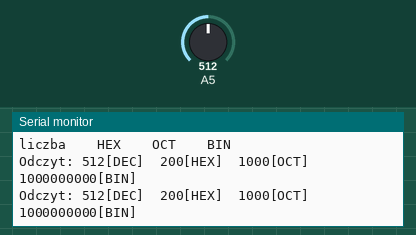
The sketch below on a simulated Arduino Uno, built with avr-gcc and run on an emulated ATmega328P. Parts: the last lines printed to the serial monitor. The test bench sets the inputs (shaded band); at power-on: A5 = 512.

Above: at 1.8 s.
1.9 s: A5 set to 716
At 2.8 s:
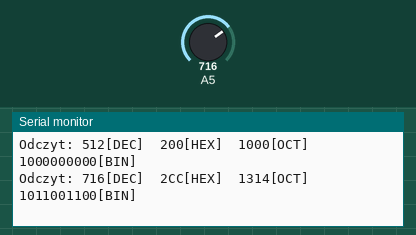
4.5 s: A5 set to 511
At 5.7 s:
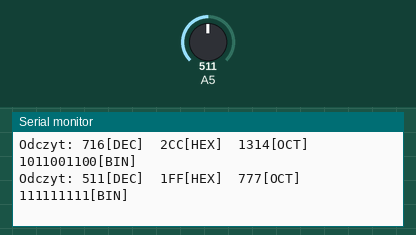
7.5 s: A5 set to 122
At 8.8 s:
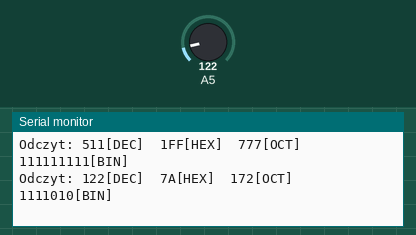

The sketch:

liczbyHEX.ino
```cpp
//MAGDALENA LIPIEC
//liczy hex

int potencjometr = 0;

void setup() {
  Serial.begin(9600);
  Serial.print("liczba \t HEX \t OCT \t BIN\n");


}

void loop() {
  int potencjometr = analogRead(A5);
  Serial.print("Odczyt: ");
  Serial.print(potencjometr, DEC);
  Serial.print("[DEC]\t");
  Serial.print(potencjometr, HEX);
  Serial.print("[HEX]\t");
  Serial.print(potencjometr, OCT);
  Serial.print("[OCT]\t");
  Serial.print(potencjometr, BIN);
  Serial.print("[BIN]\n");


  delay(1000);
}
```

Measured:
- after the input at 1.9 s, the serial monitor: prints a new line after 0.11 s (image 1)
- after the input at 4.5 s, the serial monitor: prints a new line after 0.52 s (image 2)
- after the input at 7.5 s, the serial monitor: prints a new line after 0.52 s (image 3)
